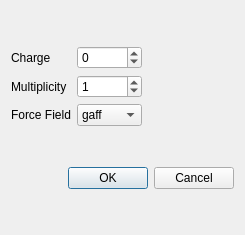
<?xml version="1.0" encoding="UTF-8"?>
<ui version="4.0">
 <class>ParametrizeMoleculeDialog</class>
 <widget class="QDialog" name="ParametrizeMoleculeDialog">
  <property name="geometry">
   <rect>
    <x>0</x>
    <y>0</y>
    <width>245</width>
    <height>235</height>
   </rect>
  </property>
  <property name="windowTitle">
   <string>Parametrize Molecule</string>
  </property>
  <layout class="QVBoxLayout" name="verticalLayout" stretch="0,0">
   <item>
    <layout class="QGridLayout" name="gridLayout">
     <item row="0" column="0">
      <widget class="QLabel" name="label">
       <property name="enabled">
        <bool>true</bool>
       </property>
       <property name="text">
        <string>Charge</string>
       </property>
      </widget>
     </item>
     <item row="1" column="1">
      <widget class="QSpinBox" name="multiplicity">
       <property name="minimum">
        <number>0</number>
       </property>
       <property name="maximum">
        <number>5</number>
       </property>
       <property name="value">
        <number>1</number>
       </property>
      </widget>
     </item>
     <item row="0" column="1">
      <widget class="QSpinBox" name="charge">
       <property name="minimum">
        <number>-5</number>
       </property>
       <property name="maximum">
        <number>5</number>
       </property>
       <property name="value">
        <number>0</number>
       </property>
      </widget>
     </item>
     <item row="0" column="2">
      <spacer name="horizontalSpacer">
       <property name="orientation">
        <enum>Qt::Horizontal</enum>
       </property>
       <property name="sizeHint" stdset="0">
        <size>
         <width>40</width>
         <height>20</height>
        </size>
       </property>
      </spacer>
     </item>
     <item row="1" column="0">
      <widget class="QLabel" name="label_2">
       <property name="text">
        <string>Multiplicity</string>
       </property>
      </widget>
     </item>
     <item row="3" column="0">
      <widget class="QLabel" name="label_3">
       <property name="text">
        <string>Force Field</string>
       </property>
      </widget>
     </item>
     <item row="3" column="1">
      <widget class="QComboBox" name="forceField">
       <item>
        <property name="text">
         <string notr="true">gaff</string>
        </property>
       </item>
       <item>
        <property name="text">
         <string notr="true">gaff2</string>
        </property>
       </item>
       <item>
        <property name="text">
         <string notr="true">amber</string>
        </property>
       </item>
       <item>
        <property name="text">
         <string notr="true">bcc</string>
        </property>
       </item>
       <item>
        <property name="text">
         <string notr="true">sybyl</string>
        </property>
       </item>
      </widget>
     </item>
    </layout>
   </item>
   <item>
    <widget class="QDialogButtonBox" name="buttonBox">
     <property name="orientation">
      <enum>Qt::Horizontal</enum>
     </property>
     <property name="standardButtons">
      <set>QDialogButtonBox::Cancel|QDialogButtonBox::Ok</set>
     </property>
     <property name="centerButtons">
      <bool>false</bool>
     </property>
    </widget>
   </item>
  </layout>
 </widget>
 <resources/>
 <connections>
  <connection>
   <sender>buttonBox</sender>
   <signal>accepted()</signal>
   <receiver>ParametrizeMoleculeDialog</receiver>
   <slot>accept()</slot>
   <hints>
    <hint type="sourcelabel">
     <x>122</x>
     <y>210</y>
    </hint>
    <hint type="destinationlabel">
     <x>122</x>
     <y>115</y>
    </hint>
   </hints>
  </connection>
  <connection>
   <sender>buttonBox</sender>
   <signal>rejected()</signal>
   <receiver>ParametrizeMoleculeDialog</receiver>
   <slot>reject()</slot>
   <hints>
    <hint type="sourcelabel">
     <x>122</x>
     <y>210</y>
    </hint>
    <hint type="destinationlabel">
     <x>122</x>
     <y>115</y>
    </hint>
   </hints>
  </connection>
 </connections>
</ui>
